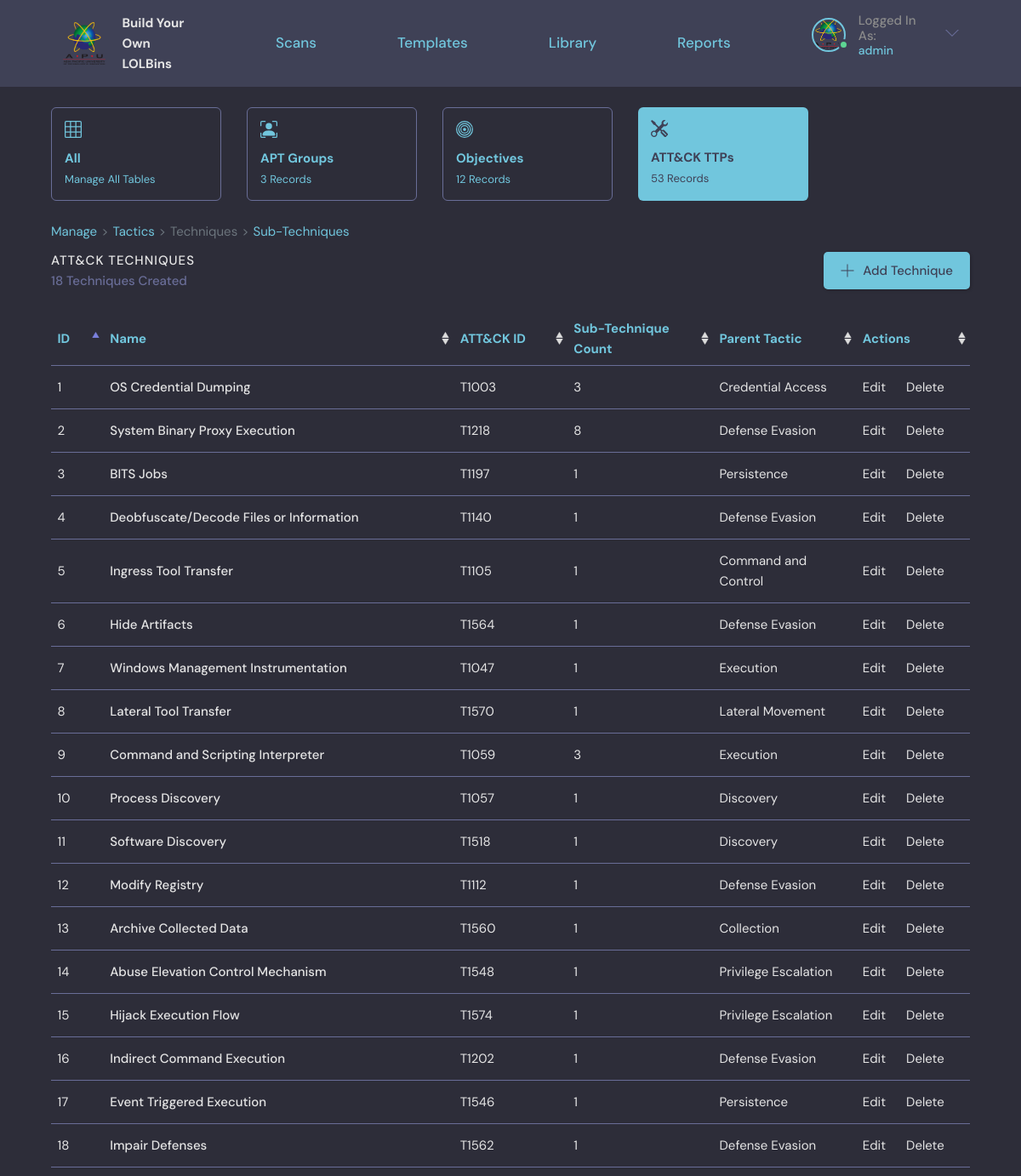
/attackTechnique/ (signed in), run on the app's committed database.
### base/models.py (models this page shows, shortened)
class AttackTechnique(models.Model):
    name = models.CharField(max_length=50, default="New ATT&CK Technique")
    attackid = models.CharField("ATT&CK ID", max_length=5, default="T0000")
    AttackTactic = models.ForeignKey(AttackTactic, on_delete=SET_NULL, null=True, verbose_name = u'Parent Tactic')
    class Meta:
        verbose_name = 'ATT&CK Technique'

class AttackTactic(models.Model):
    name = models.CharField(max_length=20, default="New ATT&CK Tactic")
    attackid = models.CharField("ATT&CK ID", max_length=6, default="TA0000")
    class Meta:
        verbose_name = 'ATT&CK Tactic'

### base/views.py (the view)
# urls.py: path('attackTechnique/', views.attackTechnique, name="attackTechnique"),
@login_required(login_url='login')
def attackTechnique(request):
    apts = APT.objects.all()
    apt_count = apts.count()
    objectives = Objective.objects.all()
    objective_count = objectives.count()
    attackTactics = AttackTactic.objects.all()
    attackTechniques = AttackTechnique.objects.all()
    attackSubTechniques = AttackSubTechnique.objects.exclude(attackid=".000")
    ttp_count = attackTactics.count() + attackTechniques.count() + attackSubTechniques.count()
    if request.user.is_superuser != 1:
        return redirect('forbidden')
    context = {'attackTechniques': attackTechniques, 'apt_count': apt_count, 'objective_count': objective_count, 'ttp_count': ttp_count}
    return render(request, 'base/attackTechnique.html', context)

### base/templates/base/attackTechnique.html (shortened to what this page needs)
{% extends 'main.html' %}
{% block content %}
{% load static %}
<main class="layout layout--2">
  <div class="container-column">
    <div class="roomList__cards">
        <a href="{% url 'manage' %}">
            <div class="admin-card">
                <div class="admin-card-contents">
                    <h4>All</h4>
                    <span>Manage All Tables</span>
                </div>
            </div>
        </a>
        <a href="{% url 'apt' %}">
            <div class="admin-card">
                <div class="admin-card-contents">
                    <h4>APT Groups</h4>
                    <span>{{apt_count}} Records</span>
                </div>
            </div>
        </a>
        <a href="{% url 'objective' %}">
            <div class="admin-card">
                <div class="admin-card-contents">
                    <h4>Objectives</h4>
                    <span>{{objective_count}} Records</span>
                </div>
            </div>
        </a>
        <a href="{% url 'attackTactic' %}">
            <div class="admin-card-selected">
                <div class="admin-card-contents">
                    <h4>ATT&CK TTPs</h4>
                    <span>{{ttp_count}} Records</span>
                </div>
            </div>
        </a>
    </div>
    <nav style="--bs-breadcrumb-divider: '>';" aria-label="breadcrumb">
        <ol class="breadcrumb">
          <li class="breadcrumb-item"><a href="{% url 'manage' %}">Manage</a></li>
          <li class="breadcrumb-item"><a href="{% url 'attackTactic' %}">Tactics</a></li>
          <li class="breadcrumb-item active" aria-current="page">Techniques</li>
          <li class="breadcrumb-item"><a href="{% url 'attackSubTechnique' %}">Sub-Techniques</a></li>
        </ol>
    </nav>
    <div class="roomList__header">
        <div>
            <h2>ATT&CK Techniques</h2>
            <p>{{attackTechniques.count}} Techniques Created</p>
        </div>
        <a class="btn btn--main" href="{% url 'new-attackTechnique' %}">
            <svg version="1.1" xmlns="http://www.w3.org/2000/svg" width="32" height="32" viewBox="0 0 32 32">
            <title>add</title>
            <path
                d="M16.943 0.943h-1.885v14.115h-14.115v1.885h14.115v14.115h1.885v-14.115h14.115v-1.885h-14.115v-14.115z"
            ></path>
            </svg>
            Add Technique
        </a>
    </div>
    <table id="attackTechniques-table" class="table">
        <thead>
            <tr>
                <th scope="col">ID</th>
                <th scope="col">Name</th>
                <th scope="col">ATT&CK ID</th>
                <th scope="col">Sub-Technique Count</th>
                <th scope="col">Parent Tactic</th>
                <th scope="col">Actions</th>
            </tr>
        </thead>
        <tbody>
            {% if attackTechniques.count != 0 %}
                {% for technique in attackTechniques %}
                    <tr>
                        <td style="width: 6rem;">{{forloop.counter}}</td>
                        <td style="width: 40rem; font-weight: 500">{{technique.name}}</td>
                        <td style="width: 13rem;">{{technique.attackid}}</td>
                        <td>{{technique.attacksubtechnique_set.all.count}}</td>
                        <td>{{technique.AttackTactic.name}}</td>
                        <td style="width: 13rem;">
                            <a href="{% url 'update-attackTechnique' technique.id %}" style="padding-right: 2rem">Edit</a>
                            <a href="{% url 'delete-attackTechnique' technique.id %}">Delete</a>
                        </td>
                    </tr>
                {% endfor %}
            {% endif %}
        </tbody>
    </table>
  </div>
</main>
{% endblock content %}

### templates/navigationBar.html (shortened to what this page needs)
{% load static %}
<header class="header header--loggedIn">
  <div class="container">
    <a href="{% url 'home' %}" class="header__logo">
      <img src="{% static 'images/APU.png' %}" style="width:50px;height:50px;"/>
      <h1>
        Build Your<br>
        Own LOLBins
      </h1>
    </a>
    <a href="{% url 'home' %}" class="header__text">
      <h2>Scans</h2>
    </a>
    <a href="{% url 'template' %}" class="header__text">
      <h2>Templates</h2>
    </a>
    <a href="{% url 'library' %}" class="header__text">
      <h2>Library</h2>
    </a>
    <a href="{% url 'report' %}" class="header__text">
      <h2>Reports</h2>
    </a>
    <nav class="header__menu">
      {% if request.user.is_authenticated %}
          <div class="header__user">
            <a href="{% url 'user-profile' request.user.id%}">
                <div class="avatar avatar--medium active">
                <img src="{% static 'images/APU.png' %}" />
                </div>
                <p>Logged In As:<span>{{request.user}}</span></p>
            </a>
            <button class="dropdown-button">
                <svg version="1.1" xmlns="http://www.w3.org/2000/svg" width="32" height="32" viewBox="0 0 32 32">
                <title>chevron-down</title>
                <path d="M16 21l-13-13h-3l16 16 16-16h-3l-13 13z"></path>
                </svg>
            </button>
          </div>
      {% else %}
          <a href="{% url 'login' %}">
              <img src="{% static 'images/avatar.svg' %}" />
              <p>Login</p>
          </a>
      {% endif %}
    </nav>
  </div>
</header>

### data on the page
AttackTechnique: name "OS Credential Dumping", attackid "T1003", attacksubtechnique_set.all.count "3", AttackTactic.name "Credential Access"
AttackTechnique: name "System Binary Proxy Execution", attackid "T1218", attacksubtechnique_set.all.count "8", AttackTactic.name "Defense Evasion"
AttackTechnique: name "BITS Jobs", attackid "T1197", attacksubtechnique_set.all.count "1", AttackTactic.name "Persistence"
AttackTechnique: name "Deobfuscate/Decode Files or Information", attackid "T1140", attacksubtechnique_set.all.count "1", AttackTactic.name "Defense Evasion"
AttackTechnique: name "Ingress Tool Transfer", attackid "T1105", attacksubtechnique_set.all.count "1", AttackTactic.name "Command and Control"
AttackTechnique: name "Hide Artifacts", attackid "T1564", attacksubtechnique_set.all.count "1", AttackTactic.name "Defense Evasion"
AttackTechnique: name "Windows Management Instrumentation", attackid "T1047", attacksubtechnique_set.all.count "1", AttackTactic.name "Execution"
AttackTechnique: name "Lateral Tool Transfer", attackid "T1570", attacksubtechnique_set.all.count "1", AttackTactic.name "Lateral Movement"
AttackTechnique: name "Command and Scripting Interpreter", attackid "T1059", attacksubtechnique_set.all.count "3", AttackTactic.name "Execution"
AttackTechnique: name "Process Discovery", attackid "T1057", attacksubtechnique_set.all.count "1", AttackTactic.name "Discovery"
AttackTechnique: name "Software Discovery", attackid "T1518", attacksubtechnique_set.all.count "1", AttackTactic.name "Discovery"
AttackTechnique: name "Modify Registry", attackid "T1112", attacksubtechnique_set.all.count "1", AttackTactic.name "Defense Evasion"
AttackTechnique: name "Archive Collected Data", attackid "T1560", attacksubtechnique_set.all.count "1", AttackTactic.name "Collection"
AttackTechnique: name "Abuse Elevation Control Mechanism", attackid "T1548", attacksubtechnique_set.all.count "1", AttackTactic.name "Privilege Escalation"
AttackTechnique: name "Hijack Execution Flow", attackid "T1574", attacksubtechnique_set.all.count "1", AttackTactic.name "Privilege Escalation"
AttackTechnique: name "Indirect Command Execution", attackid "T1202", attacksubtechnique_set.all.count "1", AttackTactic.name "Defense Evasion"
AttackTechnique: name "Event Triggered Execution", attackid "T1546", attacksubtechnique_set.all.count "1", AttackTactic.name "Persistence"
AttackTechnique: name "Impair Defenses", attackid "T1562", attacksubtechnique_set.all.count "1", AttackTactic.name "Defense Evasion"

### other printed values
{{ request.user }} "admin"
{{ apt_count }} "3"
{{ objective_count }} "12"
{{ ttp_count }} "53"
{{ attackTechniques.count }} "18"
